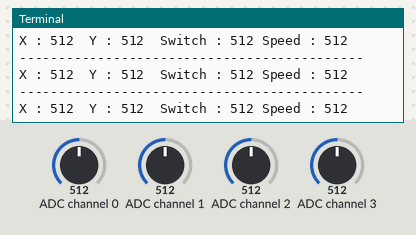
Bench run of a program on a simulated Raspberry Pi (BCM pin numbers). Parts: the last lines printed to the terminal. The inputs (shaded band) are chosen by the test bench; at power-on: ADC channel 0 = 512, ADC channel 1 = 512, ADC channel 2 = 512, ADC channel 3 = 512 (analog values on the 0–1023 scale).

Above: at 1.2 s.
1.3 s: ADC channel 0 set to 716
At 1.9 s:
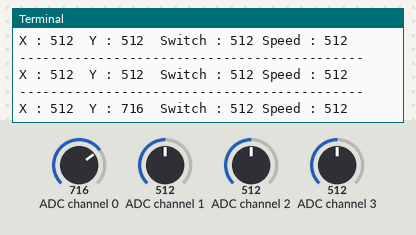
2.8 s: ADC channel 1 set to 716
At 3.4 s:
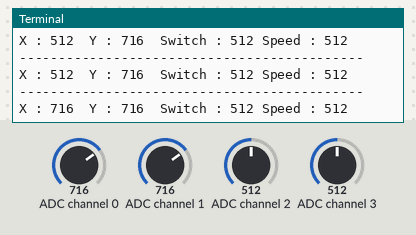
4.3 s: ADC channel 2 set to 716
At 4.9 s:
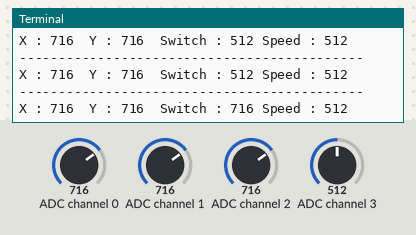
5.8 s: ADC channel 3 set to 716
At 6.4 s:
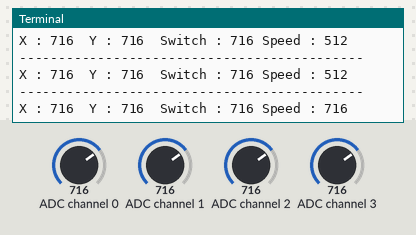
7.3 s: ADC channel 0 set to 992
At 7.9 s:
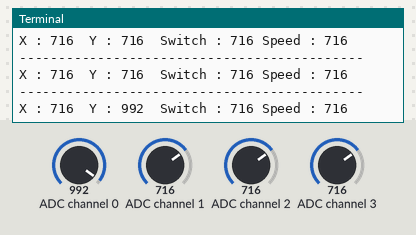
8.8 s: ADC channel 1 set to 992
At 9.4 s:
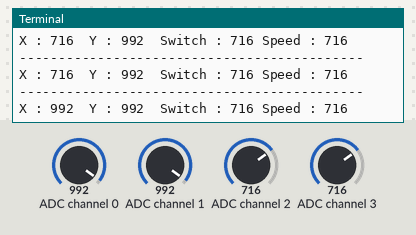
Timing chart, 0 to 11.3 s (numbered marks = the images above; inputs shaded):
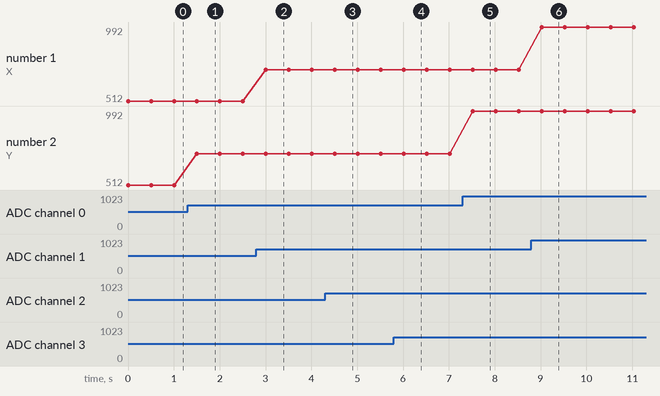

The program:

Joystick+potmeter.py
```python
#!/usr/bin/python
#--------------------------------------
# This script reads data from a
# MCP3008 ADC device using the SPI bus.
#
# Analogue joystick version!
#
# Author : Matt Hawkins
# Date   : 17/04/2014
#
# http://www.raspberrypi-spy.co.uk/
#
#--------------------------------------

# SOMS WERKT HET NIET TYP DAN IN TERMINAL sudo modprobe spi-bcm2708
import spidev
import time
import os

# Open SPI bus
spi = spidev.SpiDev()
spi.open(0,0)

# Function to read SPI data from MCP3008 chip
# Channel must be an integer 0-7
def ReadChannel(channel):
  adc = spi.xfer2([1,(8+channel)<<4,0])
  data = ((adc[1]&3) << 8) + adc[2]
  return data

# Define sensor channels
# (channels 3 to 7 unused)
swt_channel = 2
vrx_channel = 1
vry_channel = 0
potmeter_channel = 3

# Define delay between readings (s)
delay = 0.5

while True:

  # Read the joystick position data
  vrx_pos = ReadChannel(vrx_channel)
  vry_pos = ReadChannel(vry_channel)

  # Read switch state
  swt_val = ReadChannel(swt_channel)

  #Read potmeter
  speed = ReadChannel(potmeter_channel)

  # Print out results
  print "--------------------------------------------"
  print("X : {}  Y : {}  Switch : {} Speed : {}".format(vrx_pos,vry_pos,swt_val,speed))

  # Wait before repeating loop
  time.sleep(delay)
```

Measured:
- after the input at 1.3 s, the terminal: prints a new line after 0.20 s (image 1)
- after the input at 2.8 s, the terminal: prints a new line after 0.21 s (image 2)
- after the input at 4.3 s, the terminal: prints a new line after 0.21 s (image 3)
- after the input at 5.8 s, the terminal: prints a new line after 0.22 s (image 4)
- after the input at 7.3 s, the terminal: prints a new line after 0.22 s (image 5)
- after the input at 8.8 s, the terminal: prints a new line after 0.22 s (image 6)
- plotted number 2: 512 → 716 after the input at 1.3 s, 716 → 992 after the input at 7.3 s
